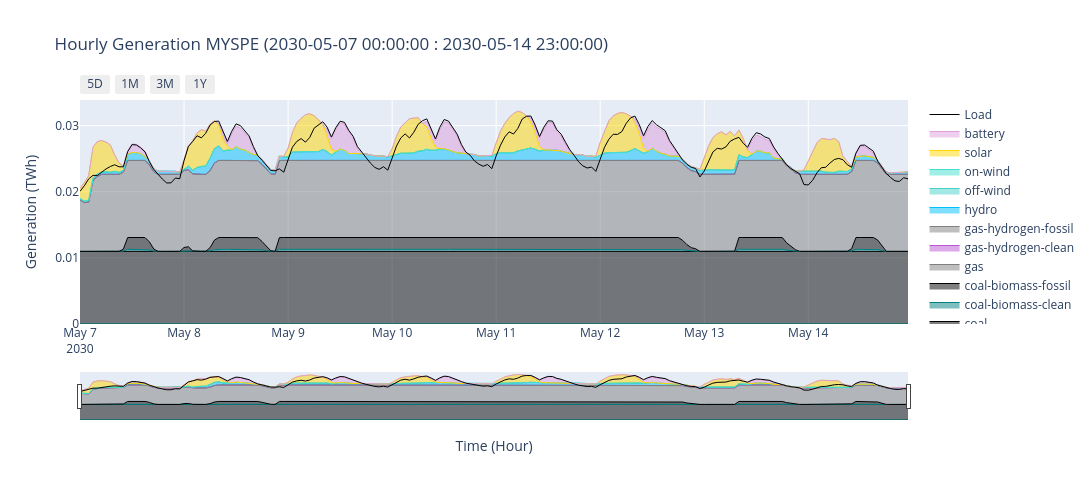

The notebook cell this image was saved under:
### Code cell
## DISPATCH AT THE HIGHEST DEMAND WEEK

resample = 'H'
iso_code = 'MYSPE'

# get generation
generation = (
    network
    .generators_t
    .p
    .loc['2030-05-07 00:00:00':'2030-05-14 23:00:00']
    .filter(regex=iso_code)
    .groupby(network.generators.carrier, axis=1)
    .sum()
    .resample(resample)
    .sum()
    .reset_index()
    .copy()
)

# get storage dispatch
storage_dispatch = (
    network
    .storage_units_t
    .p_dispatch
    .loc['2030-05-07 00:00:00':'2030-05-14 23:00:00']
    .filter(regex=iso_code)
    .resample(resample)
    .sum()
    .sum(axis=1)
    .to_numpy()
)

# append storage dispatch to generation
generation['battery'] = storage_dispatch

# get load
load = (
    network
    .loads_t
    .p
    .loc['2030-05-07 00:00:00':'2030-05-14 23:00:00']
    .filter(regex=iso_code)
    .sum(axis=1)
    .resample(resample)
    .sum()
    .reset_index()
)

# Create figure
fig = go.Figure()

# add traces
for generator in generation.columns:

    if generator != 'snapshot':
        fig.add_trace(
            go.Scatter(
                x=list(generation.snapshot),
                y=list(generation[generator].div(1e6)),
                mode='lines',
                stackgroup='one',
                name=generator,
                line=dict(color=network.carriers.color.to_dict()[generator], width=1),
            )
        )

# add load
fig.add_trace(
        go.Scatter(
        x=list(load.snapshot),
        y=list(load[0].div(1e6)),
        mode='lines',
        #stackgroup='one',
        name='Load',
        line=dict(color='black', width=1),
    )
)

# Add range slider
fig.update_layout(
    xaxis=dict(
        rangeselector=dict(
            buttons=list([
                dict(count=5,
                        label="5D",
                        step="day",
                        stepmode="backward"),
                dict(count=1,
                        label="1M",
                        step="month",
                        stepmode="backward"),
                dict(count=3,
                        label="3M",
                        step="month",
                        stepmode="backward"),
                dict(count=1,
                        label="1Y",
                        step="year",
                        stepmode="backward"),
                # dict(step="all")
            ])
        ),
        rangeslider=dict(
            visible=True
        ),
        type="date",
    ),
    # yaxis_range=(0, (df.drop('timestep',axis=1).sum(axis=1).max() / 1e3)*1.05 ),
    yaxis_title='Generation (TWh)',
    xaxis_title='Time (Hour)',
    title='Hourly Generation ' + iso_code + ' (2030-05-07 00:00:00 : 2030-05-14 23:00:00)',
    width=1200,
    height=500,
)
fig.show()

# fig.write_html('daily_generation_' + iso_code + '.html')
# fig.write_image('generation.png', width=1200, height=500, scale=2)

### Figure 1 — Plotly figure (JSON) as saved in the notebook; plotly's stock layout.template omitted (floating-point values rounded to 4 significant figures; data arrays with more than 128 entries replaced by an {"elided": "..."} marker saying what was removed)
{"data": [{"line": {"color": "teal", "width": 1}, "mode": "lines", "name": "bioenergy", "stackgroup": "one", "type": "scatter", "x": {"elided": "192 str values"}, "y": {"elided": "192 int values"}}, {"line": {"color": "teal", "width": 1}, "mode": "lines", "name": "biomass", "stackgroup": "one", "type": "scatter", "x": {"elided": "192 str values"}, "y": {"elided": "192 int values"}}, {"line": {"color": "black", "width": 1}, "mode": "lines", "name": "coal", "stackgroup": "one", "type": "scatter", "x": {"elided": "192 str values"}, "y": {"elided": "192 float values"}}, {"line": {"color": "teal", "width": 1}, "mode": "lines", "name": "coal-biomass-clean", "stackgroup": "one", "type": "scatter", "x": {"elided": "192 str values"}, "y": {"elided": "192 float values"}}, {"line": {"color": "black", "width": 1}, "mode": "lines", "name": "coal-biomass-fossil", "stackgroup": "one", "type": "scatter", "x": {"elided": "192 str values"}, "y": {"elided": "192 float values"}}, {"line": {"color": "grey", "width": 1}, "mode": "lines", "name": "gas", "stackgroup": "one", "type": "scatter", "x": {"elided": "192 str values"}, "y": {"elided": "192 float values"}}, {"line": {"color": "mediumorchid", "width": 1}, "mode": "lines", "name": "gas-hydrogen-clean", "stackgroup": "one", "type": "scatter", "x": {"elided": "192 str values"}, "y": {"elided": "192 int values"}}, {"line": {"color": "grey", "width": 1}, "mode": "lines", "name": "gas-hydrogen-fossil", "stackgroup": "one", "type": "scatter", "x": {"elided": "192 str values"}, "y": {"elided": "192 int values"}}, {"line": {"color": "deepskyblue", "width": 1}, "mode": "lines", "name": "hydro", "stackgroup": "one", "type": "scatter", "x": {"elided": "192 str values"}, "y": {"elided": "192 float values"}}, {"line": {"color": "mediumturquoise", "width": 1}, "mode": "lines", "name": "off-wind", "stackgroup": "one", "type": "scatter", "x": {"elided": "192 str values"}, "y": {"elided": "192 int values"}}, {"line": {"color": "turquoise", "width": 1}, "mode": "lines", "name": "on-wind", "stackgroup": "one", "type": "scatter", "x": {"elided": "192 str values"}, "y": {"elided": "192 int values"}}, {"line": {"color": "gold", "width": 1}, "mode": "lines", "name": "solar", "stackgroup": "one", "type": "scatter", "x": {"elided": "192 str values"}, "y": {"elided": "192 float values"}}, {"line": {"color": "plum", "width": 1}, "mode": "lines", "name": "battery", "stackgroup": "one", "type": "scatter", "x": {"elided": "192 str values"}, "y": {"elided": "192 float values"}}, {"line": {"color": "black", "width": 1}, "mode": "lines", "name": "Load", "type": "scatter", "x": {"elided": "192 str values"}, "y": {"elided": "192 float values"}}], "layout": {"height": 500, "title": {"text": "Hourly Generation MYSPE (2030-05-07 00:00:00 : 2030-05-14 23:00:00)"}, "width": 1200, "xaxis": {"rangeselector": {"buttons": [{"count": 5, "label": "5D", "step": "day", "stepmode": "backward"}, {"count": 1, "label": "1M", "step": "month", "stepmode": "backward"}, {"count": 3, "label": "3M", "step": "month", "stepmode": "backward"}, {"count": 1, "label": "1Y", "step": "year", "stepmode": "backward"}]}, "rangeslider": {"visible": true}, "title": {"text": "Time (Hour)"}, "type": "date"}, "yaxis": {"title": {"text": "Generation (TWh)"}}}}
